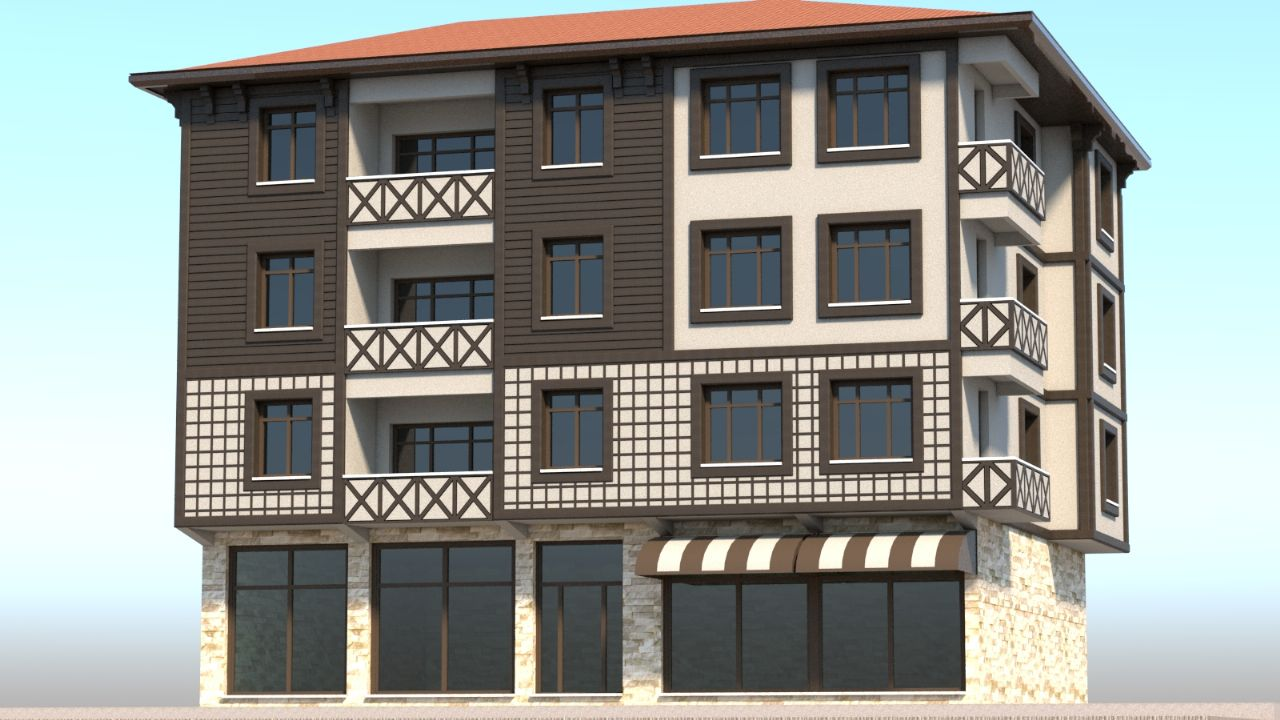
#> input picture photoshop_2/building.jpeg, 1280 x 720 px
$ python main.py
#> lines starting #> are read from the running program, lines starting #| are printed output that depends on the picture; after the words box and inside, x2 and y2 are one past the last pixel; in counts of white or black regions, pixels touching at a corner belong together
import cv2
import matplotlib.pyplot as plt
import numpy as np


image_file_path     = "building.jpeg"
image               = cv2.imread(image_file_path)
#> image is the input picture: shape (720, 1280, 3); mean B, G, R 146, 150.8, 146.5

# # Orginal
# plt.imshow(cv2.cvtColor(image, cv2.COLOR_BGR2RGB))
# plt.title("Building - Orginal")
# plt.show()


# Orginal
cv2.imshow('Building - Orginal', image)
cv2.waitKey(0)

# Window
window_dimension = [118, 120] # w, h - x, y
image_window = image[210:210 + window_dimension[1], 683:683 + window_dimension[0]]
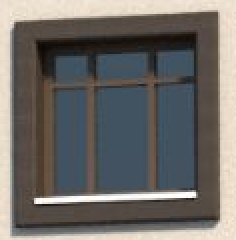
#> image_window: shape (120, 118, 3) (shown 2 times larger); mean B, G, R 104.4, 107.6, 110.1
cv2.imshow('Window', image_window)
cv2.waitKey(0)

# Example 1
# Pencerenin y boyutunun 10'da biri olacak şekilde alınacak;
example_dimension = [118, 12] # w, h - x, y
image_example = image[182:182 + example_dimension[1], 684: 684 + example_dimension[0]]
cv2.imshow('Example', image_example)
cv2.waitKey(0)

# Örnek 1 yapıştırılacak;
for i in range(0, 10):
    image[210 + (i * example_dimension[1]):210 + (i * example_dimension[1]) + example_dimension[1], 683:683 + example_dimension[0]] = image_example
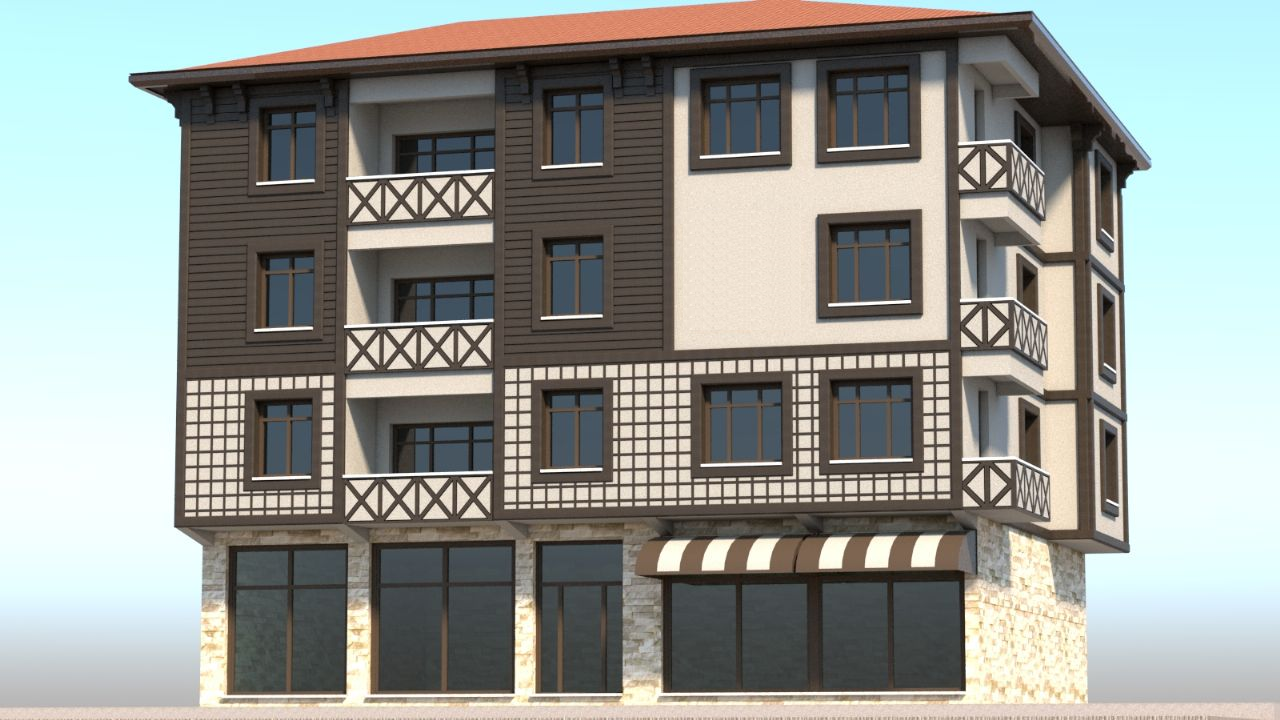
#> image: shape (720, 1280, 3); 1.53% of pixels changed, all inside (x1, y1, x2, y2) = (683, 210, 801, 330)
cv2.imshow('Image with Example', image)
cv2.waitKey(0)


# Rotate
y, x            = image.shape[:2]
#> y = 720; x = 1280
cx, cy          = (y//2), (x//2)
#> cx = 360; cy = 640
M               = cv2.getRotationMatrix2D((cx, cx), -2.7, 1.0) # Dönüşüm matrisini hesaplar;
image_rotated   = cv2.warpAffine(image, M, (x, y)) # Dönüşüm matrisi ile fotoğrafı döndürür.
cv2.imshow('Image Rotated', image_rotated)
cv2.waitKey(0)

# Window 2
window_dimension_2 = [100, 125] # w, h - x, y
image_rotated_window_2 = image_rotated[225:225 + window_dimension_2[1], 525:525 + window_dimension_2[0]]
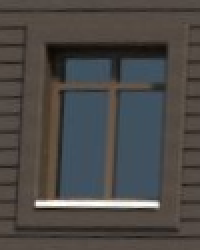
#> image_rotated_window_2: shape (125, 100, 3) (shown 2 times larger); mean B, G, R 71.2, 73.6, 76.4
cv2.imshow('Window 2', image_rotated_window_2)
cv2.waitKey(0)

# Example 1
# Pencerenin y boyutunun 10'da biri olacak şekilde alınacak;
example_dimension_2 = [36, 123] # w, h - x, y
image_rotated_example_2 = image_rotated[216:216 + example_dimension_2[1], 620: 620 + example_dimension_2[0]]
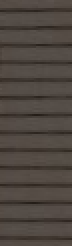
#> image_rotated_example_2: shape (123, 36, 3) (shown 2 times larger); mean B, G, R 64, 70.4, 78.3
cv2.imshow('Example 2', image_rotated_example_2)
cv2.waitKey(0)

# Örnek 2 yapıştırılacak;
for i in range(0, 3):
    image_rotated[225:225 + example_dimension_2[1], 525 + (i * example_dimension_2[0]):525 + (i * example_dimension_2[0]) + example_dimension_2[0]] = image_rotated_example_2
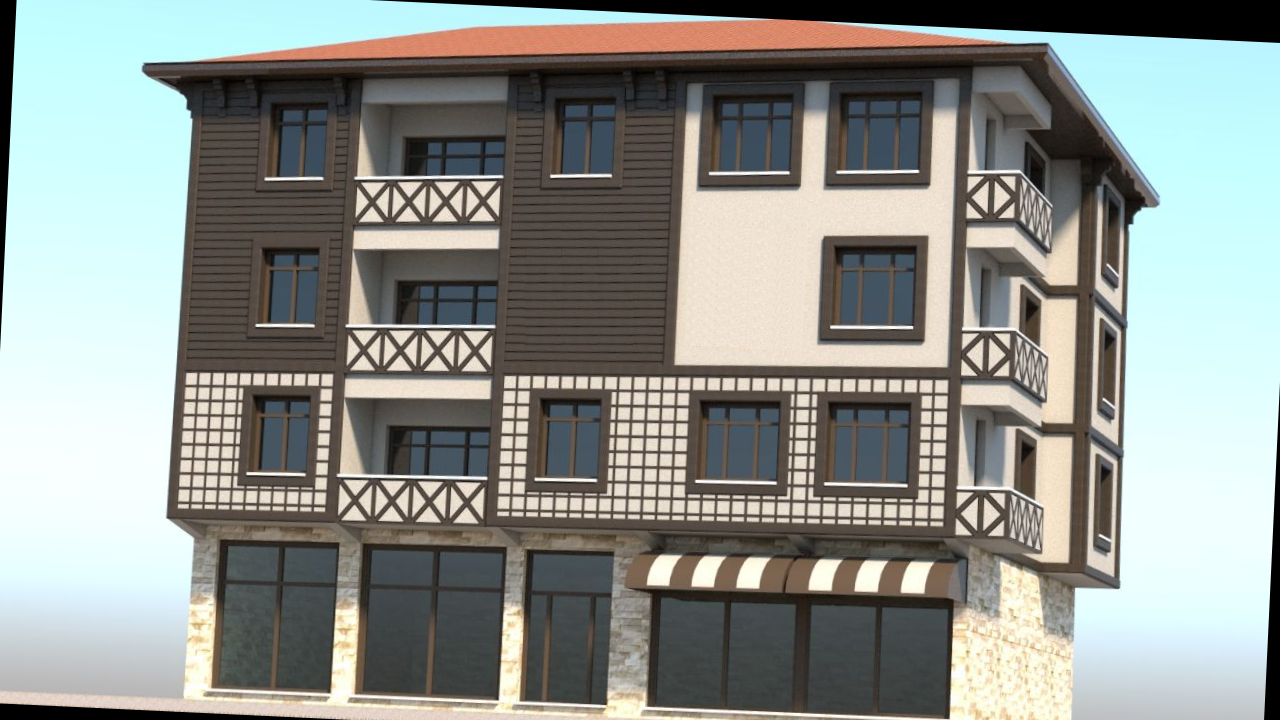
#> image_rotated: shape (720, 1280, 3); mean B, G, R 141.2, 146.1, 142.1
cv2.imshow('Image with Example 2', image_rotated)
cv2.waitKey(0)


# Rotate geri alınacak;
M                   = cv2.getRotationMatrix2D((cx, cx), 2.7, 1.0)
image_rotated_2     = cv2.warpAffine(image_rotated, M, (x, y))
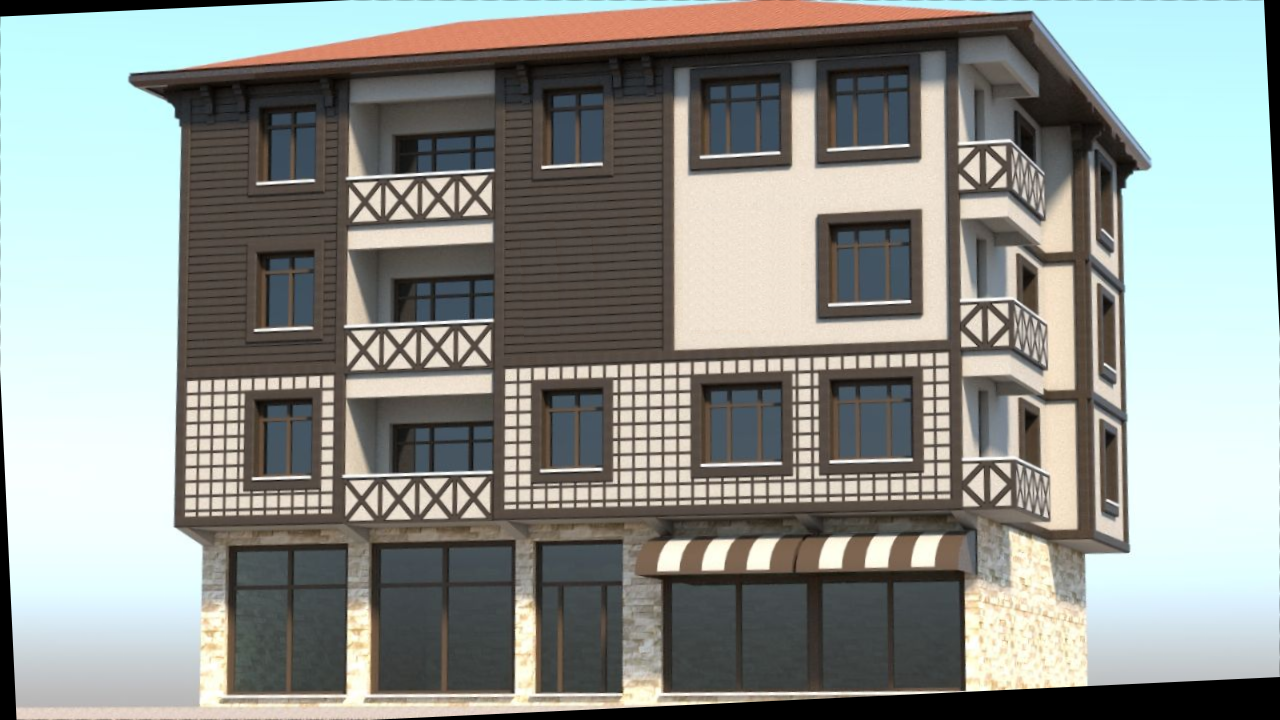
#> image_rotated_2: shape (720, 1280, 3); mean B, G, R 141.1, 146, 142
cv2.imshow('Image Rotated 2', image_rotated_2)
cv2.waitKey(0)


## Rotate yapıldığında kenarlarda siyahlıklar kaldığı için, rotate yapılandan parça alınıp asıl resme eklenecek;
image[225:225 + window_dimension_2[1], 525:525 + window_dimension_2[0]] = image_rotated_2[225:225 + window_dimension_2[1], 525:525 + window_dimension_2[0]]
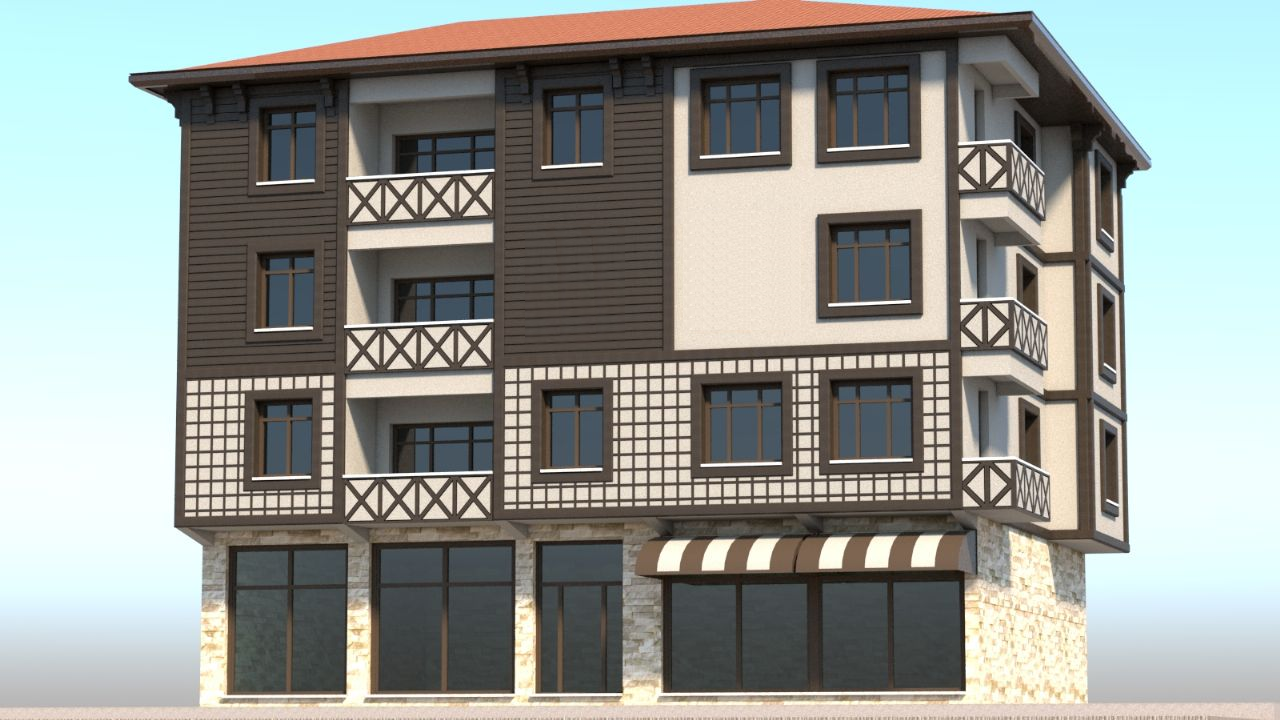
#> image: shape (720, 1280, 3); 1.31% of pixels changed, all inside (x1, y1, x2, y2) = (525, 225, 625, 350)
cv2.imshow('Image with 2 Example', image)
cv2.waitKey(0)


# Save
cv2.imwrite("new_building.jpeg", image)
